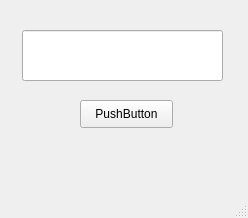
<?xml version="1.0" encoding="UTF-8"?>
<ui version="4.0">
 <class>MainWindow</class>
 <widget class="QMainWindow" name="MainWindow">
  <property name="geometry">
   <rect>
    <x>0</x>
    <y>0</y>
    <width>248</width>
    <height>218</height>
   </rect>
  </property>
  <property name="windowTitle">
   <string>MainWindow</string>
  </property>
  <widget class="QWidget" name="centralwidget">
   <widget class="QPushButton" name="pushButton">
    <property name="geometry">
     <rect>
      <x>80</x>
      <y>100</y>
      <width>93</width>
      <height>28</height>
     </rect>
    </property>
    <property name="text">
     <string>PushButton</string>
    </property>
   </widget>
   <widget class="QLineEdit" name="lineEdit">
    <property name="geometry">
     <rect>
      <x>22</x>
      <y>30</y>
      <width>201</width>
      <height>51</height>
     </rect>
    </property>
    <property name="readOnly">
     <bool>true</bool>
    </property>
   </widget>
  </widget>
  <widget class="QMenuBar" name="menubar">
   <property name="geometry">
    <rect>
     <x>0</x>
     <y>0</y>
     <width>248</width>
     <height>26</height>
    </rect>
   </property>
  </widget>
  <widget class="QStatusBar" name="statusbar"/>
 </widget>
 <resources/>
 <connections/>
</ui>
